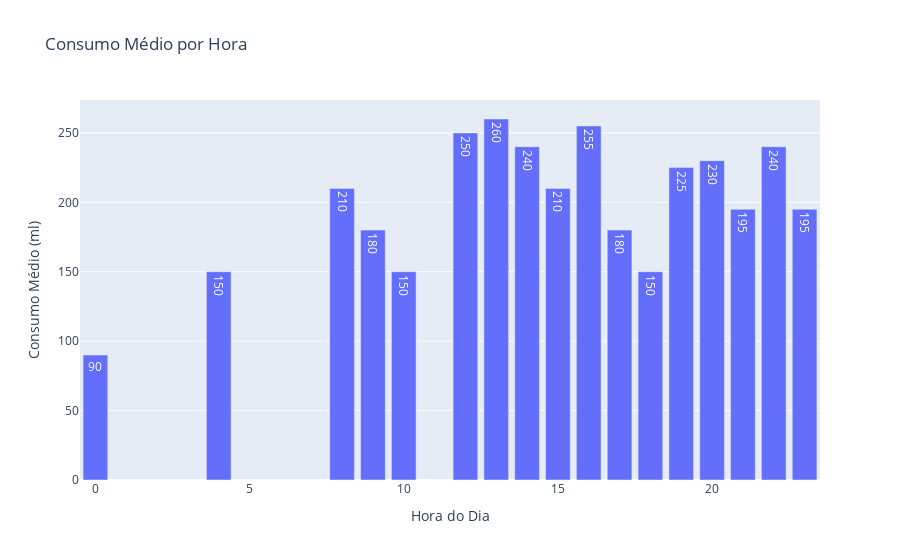

Write notebook code for a chart like this one.
### Code cell
# ⏳ Gráfico: Consumo Médio por Hora
consumo_por_hora = historico.groupby("hora")["quantidade_ml"].mean().reset_index()
fig_hora = px.bar(
    consumo_por_hora,
    x="hora",
    y="quantidade_ml",
    title="Consumo Médio por Hora",
    labels={"hora": "Hora do Dia", "quantidade_ml": "Consumo Médio (ml)"},
    text_auto=True
)
fig_hora.show()

### Figure 1 — Plotly figure (JSON) as saved in the notebook; plotly's stock layout.template omitted (floating-point values rounded to 4 significant figures)
{"data": [{"hovertemplate": "Hora do Dia=%{x}<br>Consumo Médio (ml)=%{y}<extra></extra>", "legendgroup": "", "marker": {"color": "#636efa", "pattern": {"shape": ""}}, "name": "", "orientation": "v", "showlegend": false, "textposition": "auto", "texttemplate": "%{y}", "type": "bar", "x": [0, 4, 8, 9, 10, 12, 13, 14, 15, 16, 17, 18, 19, 20, 21, 22, 23], "xaxis": "x", "y": [90.0, 150.0, 210.0, 180.0, 150.0, 250.0, 260.0, 240.0, 210.0, 255.0, 180.0, 150.0, 225.0, 230.0, 195.0, 240.0, 195.0], "yaxis": "y"}], "layout": {"barmode": "relative", "legend": {"tracegroupgap": 0}, "title": {"text": "Consumo Médio por Hora"}, "xaxis": {"anchor": "y", "domain": [0, 1], "title": {"text": "Hora do Dia"}}, "yaxis": {"anchor": "x", "domain": [0, 1], "title": {"text": "Consumo Médio (ml)"}}}}
